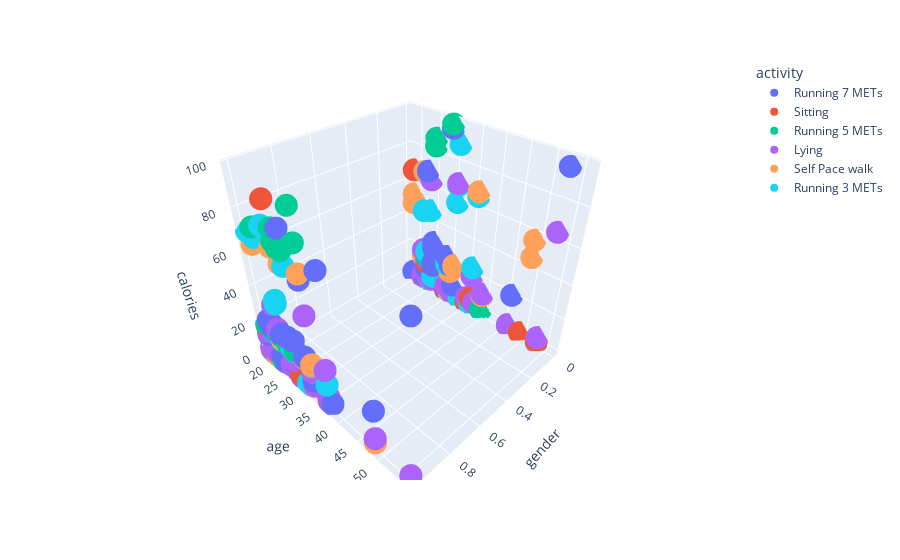

The notebook cell this image was saved under:
### Code cell
import plotly.express as px

fig = px.scatter_3d(data2,x="gender",y="age",z="calories",color="activity")
fig.show()

### Figure 1 — Plotly figure (JSON) as saved in the notebook; plotly's stock layout.template omitted (floating-point values rounded to 4 significant figures)
{"data": [{"hovertemplate": "activity=Running 7 METs<br>gender=%{x}<br>age=%{y}<br>calories=%{z}<extra></extra>", "legendgroup": "Running 7 METs", "marker": {"color": "#636efa", "symbol": "circle"}, "mode": "markers", "name": "Running 7 METs", "scene": "scene", "showlegend": true, "type": "scatter3d", "x": [0, 0, 1, 0, 0, 1, 1, 0, 0, 0, 1, 0, 0, 0, 0, 1, 1, 1, 0, 1, 1, 1, 1, 1, 0, 1, 1, 0, 1, 1, 1, 1, 1, 1, 1, 1, 1, 1, 1, 0, 1, 0, 0, 1, 1, 0, 1, 0, 0, 0, 1, 0, 0, 1, 0, 0, 0, 0, 0, 0, 0, 0, 1, 1, 0], "y": [25, 25, 30, 33, 25, 37, 22, 30, 25, 19, 19, 22, 29, 23, 46, 32, 22, 56, 53, 37, 19, 30, 28, 56, 31, 19, 26, 46, 30, 27, 20, 28, 37, 19, 48, 20, 18, 22, 23, 31, 32, 33, 29, 23, 19, 29, 37, 29, 53, 46, 23, 25, 29, 25, 19, 24, 36, 25, 25, 23, 23, 29, 23, 20, 31], "z": [0.7365, 0.2522, 0.756, 0.6405, 14.5, 0.756, 0.462, 19, 24.5, 0.643, 21.5, 0.739, 0.5907, 8.5, 20.5, 5.5, 4.306, 0.2455, 95.5, 0.7575, 0.06112, 0.756, 0.766, 81, 0.06112, 0.06112, 6.819, 0.615, 17, 21.5, 20.5, 81, 73, 0.22, 20.5, 19, 10.75, 0.7365, 19, 0.061, 62, 1, 95.5, 13.52, 21.5, 1, 0.756, 0.756, 0.4867, 0.7015, 0.756, 28, 1, 20.5, 0.636, 0.061, 0.7435, 0.5383, 12.5, 69, 0.756, 23.5, 8.577, 20.5, 6.5]}, {"hovertemplate": "activity=Sitting<br>gender=%{x}<br>age=%{y}<br>calories=%{z}<extra></extra>", "legendgroup": "Sitting", "marker": {"color": "#EF553B", "symbol": "circle"}, "mode": "markers", "name": "Sitting", "scene": "scene", "showlegend": true, "type": "scatter3d", "x": [0, 0, 1, 0, 1, 1, 0, 0, 1, 1, 0, 0, 1, 1, 1, 0, 0, 0, 0, 0, 1, 0, 0, 1, 0, 1, 0, 0, 1, 0, 0, 0, 0, 1, 1, 1, 1, 1, 0, 1, 0, 1, 1], "y": [53, 25, 56, 35, 56, 56, 35, 35, 36, 31, 23, 25, 28, 28, 36, 29, 49, 23, 53, 25, 18, 31, 25, 37, 36, 20, 33, 53, 28, 24, 19, 31, 30, 32, 18, 19, 27, 25, 35, 23, 22, 20, 20], "z": [2.5, 0.624, 0.2393, 1.642, 0.225, 0.2387, 0.2252, 1, 2.5, 0.676, 12.45, 0.756, 0.5575, 0.9861, 20.03, 2.002, 0.2382, 13.76, 0.978, 5, 0.5087, 0.671, 0.6835, 0.556, 4, 2.5, 0.471, 0.252, 2.5, 0.061, 66.5, 0.676, 0.6365, 2, 16.68, 0.2585, 2.5, 90.5, 0.199, 37, 1, 0.3185, 17.97]}, {"hovertemplate": "activity=Running 5 METs<br>gender=%{x}<br>age=%{y}<br>calories=%{z}<extra></extra>", "legendgroup": "Running 5 METs", "marker": {"color": "#00cc96", "symbol": "circle"}, "mode": "markers", "name": "Running 5 METs", "scene": "scene", "showlegend": true, "type": "scatter3d", "x": [1, 1, 1, 1, 1, 1, 1, 0, 1, 1, 1, 1, 0, 1, 1, 0, 0, 0, 0, 1, 0, 1, 0, 0, 0, 1, 1, 1, 1, 1, 0, 1, 1, 1, 0, 1, 1, 0, 1, 1, 1, 1, 0, 0, 1, 1, 1, 1], "y": [28, 22, 20, 32, 18, 22, 20, 30, 27, 30, 28, 28, 30, 30, 32, 37, 25, 25, 25, 56, 25, 23, 29, 33, 31, 28, 27, 18, 26, 19, 25, 26, 23, 28, 23, 20, 20, 31, 27, 20, 31, 23, 35, 39, 25, 30, 28, 32], "z": [0.756, 18.82, 0.2525, 79, 2.001, 0.756, 73, 0.6303, 15.65, 0.756, 0.7575, 0.7385, 0.756, 0.756, 94.5, 0.252, 0.756, 0.756, 0.735, 0.245, 84, 18.68, 97.5, 0.735, 0.2508, 73, 75, 17.48, 73, 0.5747, 88, 79, 17.74, 71, 17.05, 17.97, 18.0, 0.061, 71, 0.252, 0.756, 14.55, 0.8625, 0.756, 15.89, 0.756, 0.7565, 79]}, {"hovertemplate": "activity=Lying<br>gender=%{x}<br>age=%{y}<br>calories=%{z}<extra></extra>", "legendgroup": "Lying", "marker": {"color": "#ab63fa", "symbol": "circle"}, "mode": "markers", "name": "Lying", "scene": "scene", "showlegend": true, "type": "scatter3d", "x": [0, 1, 0, 0, 0, 1, 0, 0, 1, 0, 0, 1, 1, 1, 0, 1, 1, 1, 1, 0, 0, 1, 0, 1, 1, 0, 0, 0, 0, 1, 1, 0, 1, 1, 0, 1, 1, 0, 1, 0, 1, 0, 1, 0, 1, 1, 1, 1, 0, 1, 0, 0, 1, 0, 1, 1, 0, 0, 0, 0, 0, 1, 1, 1, 0], "y": [31, 18, 30, 36, 24, 18, 29, 46, 20, 22, 31, 25, 22, 32, 53, 20, 26, 26, 22, 29, 23, 28, 35, 56, 19, 53, 25, 23, 31, 37, 32, 25, 36, 28, 36, 25, 32, 31, 48, 37, 19, 39, 32, 30, 20, 56, 36, 28, 53, 27, 22, 25, 27, 30, 36, 18, 23, 46, 31, 36, 24, 32, 20, 20, 30], "z": [69, 1, 3.5, 0.4315, 65, 12.28, 0.636, 1, 15.35, 19.75, 1, 3.5, 20.5, 13.02, 65, 2.5, 15.41, 7.677, 35, 3.5, 15.12, 1, 3.288, 0.344, 1.251, 3.5, 0.6588, 4, 2, 0.596, 3.288, 1.535, 0.5175, 0.603, 19.31, 2.5, 44, 0.7487, 3.5, 2.5, 2.5, 11.42, 2.5, 0.723, 2.5, 0.061, 3.288, 0.6035, 0.4141, 2.5, 2, 2.5, 2.5, 2.5, 20.04, 2.5, 7.699, 0.4593, 1.727, 0.604, 0.061, 11.04, 16.64, 2.5, 3.196]}, {"hovertemplate": "activity=Self Pace walk<br>gender=%{x}<br>age=%{y}<br>calories=%{z}<extra></extra>", "legendgroup": "Self Pace walk", "marker": {"color": "#FFA15A", "symbol": "circle"}, "mode": "markers", "name": "Self Pace walk", "scene": "scene", "showlegend": true, "type": "scatter3d", "x": [0, 1, 1, 1, 0, 1, 0, 0, 0, 1, 0, 1, 1, 1, 0, 1, 1, 0, 0, 1, 0, 0, 1, 0, 1, 0, 0, 0, 1, 1, 0, 0, 0, 0, 0, 1, 1, 0, 0, 0], "y": [53, 19, 32, 20, 30, 19, 29, 30, 29, 32, 29, 19, 27, 48, 19, 48, 23, 22, 35, 32, 22, 31, 32, 30, 20, 36, 39, 19, 25, 30, 30, 31, 25, 30, 37, 56, 37, 49, 25, 49], "z": [0.5175, 0.2582, 65, 0.3618, 0.756, 63.5, 19.63, 15.21, 0.75, 15.9, 19.64, 0.2522, 63.5, 0.9507, 47, 0.735, 15.62, 15.73, 0.937, 2, 68, 19.17, 14.96, 0.621, 66.5, 69, 10.31, 52.5, 69, 16.05, 0.756, 19.87, 0.2517, 14.65, 0.252, 0.252, 0.7505, 56.5, 0.2892, 47]}, {"hovertemplate": "activity=Running 3 METs<br>gender=%{x}<br>age=%{y}<br>calories=%{z}<extra></extra>", "legendgroup": "Running 3 METs", "marker": {"color": "#19d3f3", "symbol": "circle"}, "mode": "markers", "name": "Running 3 METs", "scene": "scene", "showlegend": true, "type": "scatter3d", "x": [1, 0, 0, 1, 1, 0, 1, 0, 0, 0, 0, 0, 1, 1, 0, 1, 0, 1, 0, 0, 1, 0, 1, 0, 0, 0, 1, 1, 1, 1, 1, 0, 0, 0, 1, 0, 0, 0, 0], "y": [20, 36, 29, 23, 32, 23, 23, 25, 37, 53, 25, 36, 28, 30, 31, 36, 29, 26, 31, 25, 19, 24, 23, 29, 31, 36, 27, 31, 20, 18, 28, 35, 33, 25, 23, 31, 25, 36, 22], "z": [16.12, 0.7405, 19.67, 15.18, 15.6, 19.54, 39, 0.756, 0.252, 0.6035, 0.252, 66.5, 63.5, 0.756, 89, 11.04, 0.737, 16.08, 0.252, 2.047, 0.2522, 47, 37, 18.42, 68, 24.69, 14.94, 0.756, 68, 69, 63.5, 0.172, 1, 5, 77, 58.5, 0.2523, 0.756, 45]}], "layout": {"legend": {"title": {"text": "activity"}, "tracegroupgap": 0}, "margin": {"t": 60}, "scene": {"domain": {"x": [0, 1], "y": [0, 1]}, "xaxis": {"title": {"text": "gender"}}, "yaxis": {"title": {"text": "age"}}, "zaxis": {"title": {"text": "calories"}}}}}
